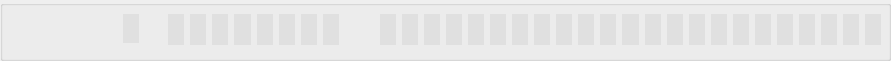
     <widget class="QGroupBox" name="add2Bits">
      <property name="geometry">
       <rect>
        <x>40</x>
        <y>170</y>
        <width>891</width>
        <height>61</height>
       </rect>
      </property>
      <property name="title">
       <string/>
      </property>
      <widget class="QLabel" name="lbl2_1">
       <property name="geometry">
        <rect>
         <x>123</x>
         <y>14</y>
         <width>16</width>
         <height>29</height>
        </rect>
       </property>
       <property name="font">
        <font>
         <family>Athiti</family>
         <pointsize>11</pointsize>
        </font>
       </property>
       <property name="styleSheet">
        <string notr="true">background-color: rgb(224,224,224);</string>
       </property>
       <property name="text">
        <string/>
       </property>
      </widget>
      <widget class="QWidget" name="layoutWidget_3">
       <property name="geometry">
        <rect>
         <x>168</x>
         <y>14</y>
         <width>171</width>
         <height>31</height>
        </rect>
       </property>
       <layout class="QHBoxLayout" name="horizontalLayout_6">
        <item>
         <widget class="QLabel" name="lbl2_2">
          <property name="font">
           <font>
            <family>Athiti</family>
            <pointsize>11</pointsize>
           </font>
          </property>
          <property name="styleSheet">
           <string notr="true">background-color: rgb(224,224,224);</string>
          </property>
          <property name="text">
           <string/>
          </property>
         </widget>
        </item>
        <item>
         <widget class="QLabel" name="lbl2_3">
          <property name="font">
           <font>
            <family>Athiti</family>
            <pointsize>11</pointsize>
           </font>
          </property>
          <property name="styleSheet">
           <string notr="true">background-color: rgb(224,224,224);</string>
          </property>
          <property name="text">
           <string/>
          </property>
         </widget>
        </item>
        <item>
         <widget class="QLabel" name="lbl2_4">
          <property name="font">
           <font>
            <family>Athiti</family>
            <pointsize>11</pointsize>
           </font>
          </property>
          <property name="styleSheet">
           <string notr="true">background-color: rgb(224,224,224);</string>
          </property>
          <property name="text">
           <string/>
          </property>
         </widget>
        </item>
        <item>
         <widget class="QLabel" name="lbl2_5">
          <property name="font">
           <font>
            <family>Athiti</family>
            <pointsize>11</pointsize>
           </font>
          </property>
          <property name="styleSheet">
           <string notr="true">background-color: rgb(224,224,224);</string>
          </property>
          <property name="text">
           <string/>
          </property>
         </widget>
        </item>
        <item>
         <widget class="QLabel" name="lbl2_6">
          <property name="font">
           <font>
            <family>Athiti</family>
            <pointsize>11</pointsize>
           </font>
          </property>
          <property name="styleSheet">
           <string notr="true">background-color: rgb(224,224,224);</string>
          </property>
          <property name="text">
           <string/>
          </property>
         </widget>
        </item>
        <item>
         <widget class="QLabel" name="lbl2_7">
          <property name="font">
           <font>
            <family>Athiti</family>
            <pointsize>11</pointsize>
           </font>
          </property>
          <property name="styleSheet">
           <string notr="true">background-color: rgb(224,224,224);</string>
          </property>
          <property name="text">
           <string/>
          </property>
         </widget>
        </item>
        <item>
         <widget class="QLabel" name="lbl2_8">
          <property name="font">
           <font>
            <family>Athiti</family>
            <pointsize>11</pointsize>
           </font>
          </property>
          <property name="styleSheet">
           <string notr="true">background-color: rgb(224,224,224);</string>
          </property>
          <property name="text">
           <string/>
          </property>
         </widget>
        </item>
        <item>
         <widget class="QLabel" name="lbl2_9">
          <property name="font">
           <font>
            <family>Athiti</family>
            <pointsize>11</pointsize>
           </font>
          </property>
          <property name="styleSheet">
           <string notr="true">background-color: rgb(224,224,224);</string>
          </property>
          <property name="text">
           <string/>
          </property>
         </widget>
        </item>
       </layout>
      </widget>
      <widget class="QWidget" name="layoutWidget_4">
       <property name="geometry">
        <rect>
         <x>380</x>
         <y>14</y>
         <width>501</width>
         <height>31</height>
        </rect>
       </property>
       <layout class="QHBoxLayout" name="horizontalLayout_7">
        <property name="rightMargin">
         <number>0</number>
        </property>
        <item>
         <widget class="QLabel" name="lbl2_10">
          <property name="font">
           <font>
            <family>Athiti</family>
            <pointsize>11</pointsize>
           </font>
          </property>
          <property name="styleSheet">
           <string notr="true">background-color: rgb(224,224,224);</string>
          </property>
          <property name="text">
           <string/>
          </property>
         </widget>
        </item>
        <item>
         <widget class="QLabel" name="lbl2_11">
          <property name="font">
           <font>
            <family>Athiti</family>
            <pointsize>11</pointsize>
           </font>
          </property>
          <property name="styleSheet">
           <string notr="true">background-color: rgb(224,224,224);</string>
          </property>
          <property name="text">
           <string/>
          </property>
         </widget>
        </item>
        <item>
         <widget class="QLabel" name="lbl2_12">
          <property name="font">
           <font>
            <family>Athiti</family>
            <pointsize>11</pointsize>
           </font>
          </property>
          <property name="styleSheet">
           <string notr="true">background-color: rgb(224,224,224);</string>
          </property>
          <property name="text">
           <string/>
          </property>
         </widget>
        </item>
        <item>
         <widget class="QLabel" name="lbl2_13">
          <property name="font">
           <font>
            <family>Athiti</family>
            <pointsize>11</pointsize>
           </font>
          </property>
          <property name="styleSheet">
           <string notr="true">background-color: rgb(224,224,224);</string>
          </property>
          <property name="text">
           <string/>
          </property>
         </widget>
        </item>
        <item>
         <widget class="QLabel" name="lbl2_14">
          <property name="font">
           <font>
            <family>Athiti</family>
            <pointsize>11</pointsize>
           </font>
          </property>
          <property name="styleSheet">
           <string notr="true">background-color: rgb(224,224,224);</string>
          </property>
          <property name="text">
           <string/>
          </property>
         </widget>
        </item>
        <item>
         <widget class="QLabel" name="lbl2_15">
          <property name="font">
           <font>
            <family>Athiti</family>
            <pointsize>11</pointsize>
           </font>
          </property>
          <property name="styleSheet">
           <string notr="true">background-color: rgb(224,224,224);</string>
          </property>
          <property name="text">
           <string/>
          </property>
         </widget>
        </item>
        <item>
         <widget class="QLabel" name="lbl2_16">
          <property name="font">
           <font>
            <family>Athiti</family>
            <pointsize>11</pointsize>
           </font>
          </property>
          <property name="styleSheet">
           <string notr="true">background-color: rgb(224,224,224);</string>
          </property>
          <property name="text">
           <string/>
          </property>
         </widget>
        </item>
        <item>
         <widget class="QLabel" name="lbl2_17">
          <property name="font">
           <font>
            <family>Athiti</family>
            <pointsize>11</pointsize>
           </font>
          </property>
          <property name="styleSheet">
           <string notr="true">background-color: rgb(224,224,224);</string>
          </property>
          <property name="text">
           <string/>
          </property>
         </widget>
        </item>
        <item>
         <widget class="QLabel" name="lbl2_18">
          <property name="font">
           <font>
            <family>Athiti</family>
            <pointsize>11</pointsize>
           </font>
          </property>
          <property name="styleSheet">
           <string notr="true">background-color: rgb(224,224,224);</string>
          </property>
          <property name="text">
           <string/>
          </property>
         </widget>
        </item>
        <item>
         <widget class="QLabel" name="lbl2_19">
          <property name="font">
           <font>
            <family>Athiti</family>
            <pointsize>11</pointsize>
           </font>
          </property>
          <property name="styleSheet">
           <string notr="true">background-color: rgb(224,224,224);</string>
          </property>
          <property name="text">
           <string/>
          </property>
         </widget>
        </item>
        <item>
         <widget class="QLabel" name="lbl2_20">
          <property name="font">
           <font>
            <family>Athiti</family>
            <pointsize>11</pointsize>
           </font>
          </property>
          <property name="styleSheet">
           <string notr="true">background-color: rgb(224,224,224);</string>
          </property>
          <property name="text">
           <string/>
          </property>
         </widget>
        </item>
        <item>
         <widget class="QLabel" name="lbl2_21">
          <property name="font">
           <font>
            <family>Athiti</family>
            <pointsize>11</pointsize>
           </font>
          </property>
          <property name="styleSheet">
           <string notr="true">background-color: rgb(224,224,224);</string>
          </property>
          <property name="text">
           <string/>
          </property>
         </widget>
        </item>
        <item>
         <widget class="QLabel" name="lbl2_22">
          <property name="font">
           <font>
            <family>Athiti</family>
            <pointsize>11</pointsize>
           </font>
          </property>
          <property name="styleSheet">
           <string notr="true">background-color: rgb(224,224,224);</string>
          </property>
          <property name="text">
           <string/>
          </property>
         </widget>
        </item>
        <item>
         <widget class="QLabel" name="lbl2_23">
          <property name="font">
           <font>
            <family>Athiti</family>
            <pointsize>11</pointsize>
           </font>
          </property>
          <property name="styleSheet">
           <string notr="true">background-color: rgb(224,224,224);</string>
          </property>
          <property name="text">
           <string/>
          </property>
         </widget>
        </item>
        <item>
         <widget class="QLabel" name="lbl2_24">
          <property name="font">
           <font>
            <family>Athiti</family>
            <pointsize>11</pointsize>
           </font>
          </property>
          <property name="styleSheet">
           <string notr="true">background-color: rgb(224,224,224);</string>
          </property>
          <property name="text">
           <string/>
          </property>
         </widget>
        </item>
        <item>
         <widget class="QLabel" name="lbl2_25">
          <property name="font">
           <font>
            <family>Athiti</family>
            <pointsize>11</pointsize>
           </font>
          </property>
          <property name="styleSheet">
           <string notr="true">background-color: rgb(224,224,224);</string>
          </property>
          <property name="text">
           <string/>
          </property>
         </widget>
        </item>
        <item>
         <widget class="QLabel" name="lbl2_26">
          <property name="font">
           <font>
            <family>Athiti</family>
            <pointsize>11</pointsize>
           </font>
          </property>
          <property name="styleSheet">
           <string notr="true">background-color: rgb(224,224,224);</string>
          </property>
          <property name="text">
           <string/>
          </property>
         </widget>
        </item>
        <item>
         <widget class="QLabel" name="lbl2_27">
          <property name="font">
           <font>
            <family>Athiti</family>
            <pointsize>11</pointsize>
           </font>
          </property>
          <property name="styleSheet">
           <string notr="true">background-color: rgb(224,224,224);</string>
          </property>
          <property name="text">
           <string/>
          </property>
         </widget>
        </item>
        <item>
         <widget class="QLabel" name="lbl2_28">
          <property name="font">
           <font>
            <family>Athiti</family>
            <pointsize>11</pointsize>
           </font>
          </property>
          <property name="styleSheet">
           <string notr="true">background-color: rgb(224,224,224);</string>
          </property>
          <property name="text">
           <string/>
          </property>
         </widget>
        </item>
        <item>
         <widget class="QLabel" name="lbl2_29">
          <property name="font">
           <font>
            <family>Athiti</family>
            <pointsize>11</pointsize>
           </font>
          </property>
          <property name="styleSheet">
           <string notr="true">background-color: rgb(224,224,224);</string>
          </property>
          <property name="text">
           <string/>
          </property>
         </widget>
        </item>
        <item>
         <widget class="QLabel" name="lbl2_30">
          <property name="font">
           <font>
            <family>Athiti</family>
            <pointsize>11</pointsize>
           </font>
          </property>
          <property name="styleSheet">
           <string notr="true">background-color: rgb(224,224,224);</string>
          </property>
          <property name="text">
           <string/>
          </property>
         </widget>
        </item>
        <item>
         <widget class="QLabel" name="lbl2_31">
          <property name="font">
           <font>
            <family>Athiti</family>
            <pointsize>11</pointsize>
           </font>
          </property>
          <property name="styleSheet">
           <string notr="true">background-color: rgb(224,224,224);</string>
          </property>
          <property name="text">
           <string/>
          </property>
         </widget>
        </item>
        <item>
         <widget class="QLabel" name="lbl2_32">
          <property name="font">
           <font>
            <family>Athiti</family>
            <pointsize>11</pointsize>
           </font>
          </property>
          <property name="styleSheet">
           <string notr="true">background-color: rgb(224,224,224);</string>
          </property>
          <property name="text">
           <string/>
          </property>
         </widget>
        </item>
       </layout>
      </widget>
     </widget>
